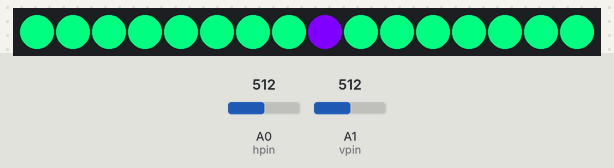
This sketch was run on a simulated Arduino Uno, built with avr-gcc and run on an emulated ATmega328P. Parts: 16 RGB LEDs in strip order, left to right. Inputs (shaded band) come from the test bench; at power-on: A1 (vpin) = 512, A0 (hpin) = 512.

Above: at 1.2 s.
1.3 s: A1 (vpin) set to 716
At 2.9 s:
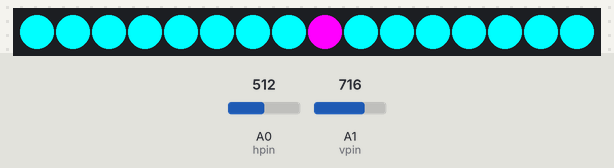
3.7 s: A1 (vpin) set to 523
5.2 s: A1 (vpin) set to 503
At 8.01 s:
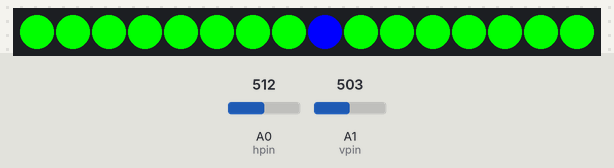
8.2 s: A0 (hpin) set to 716
At 8.26 s:
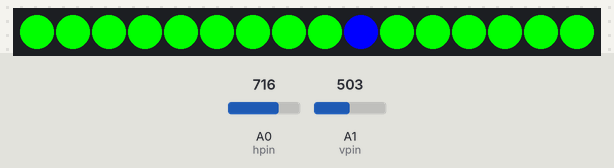
Timing chart, 0 to 10.7 s (numbered marks = the images above; inputs shaded):
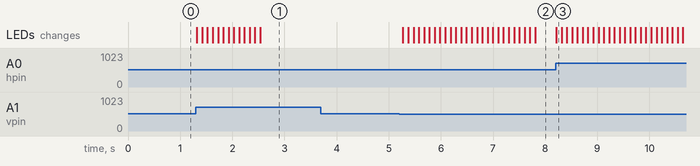

The sketch:

C270_Project.ino
```cpp
#include <Adafruit_NeoPixel.h>

const byte data_pin = 11;
const byte led_num = 16;

Adafruit_NeoPixel pixels = Adafruit_NeoPixel(led_num, data_pin, NEO_GRB + NEO_KHZ800);

int led_index=8;
int y=0;
int c=128;

const byte hpin = A0;
const byte vpin = A1;

void setup(){

  Serial.begin(9600);

  pixels.begin();
  pixels.show();
}

void loop(){

  check_direction();


  for(int i=0;i<=15;i++)
    pixels.setPixelColor(i, 0,255, c);

  pixels.setPixelColor(led_index, c, 0, 255);
  pixels.show();
  delay(100);
}


void check_direction(){

  if (analogRead(hpin) > 512) led_index++;
  else if (analogRead(hpin) < 512) led_index--;
  else if (analogRead(vpin) > 512) c=c+10;
  else if (analogRead(vpin) < 512) c=c-10;

  led_index = led_index%15;

  if(led_index<0)
    led_index = 15+led_index;

  c = constrain(c , 0 , 255);
}
```

Measured:
- the behaviour switches between 512 and 511 on A1 (vpin) (found by bisection; images 1 and 2)
- after the input at 3.7 s, every drawn part: stays the same
- after the input at 8.2 s, the LEDs: change at once (image 3)
